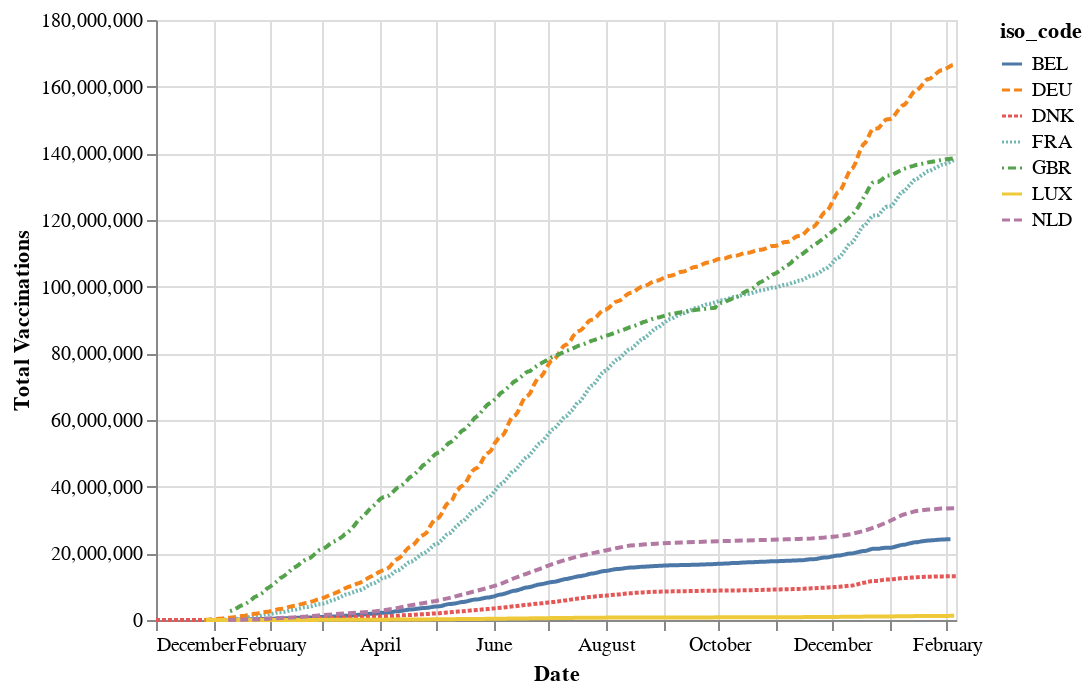

Notebook cell for this chart:
### Code cell
#Lets compare the total date with the total vaccinations per country

MYchart_1 = alt.Chart(final_df).mark_line().encode(
    x=alt.X('date', title='Date'),
    y=alt.Y('total_vaccinations', title='Total Vaccinations'),
    color='iso_code',
    strokeDash='iso_code',
    tooltip=[
            alt.Tooltip('date', title= 'Date'),
            alt.Tooltip('total_vaccinations', title= 'Total Vaccinations')]
)
display(MYchart_1)

### Figure 1 — Vega-Lite specification as saved in the notebook (floating-point values rounded to 4 significant figures; data arrays with more than 128 entries replaced by an {"elided": "..."} marker saying what was removed)
{"config": {"view": {"continuousWidth": 400, "continuousHeight": 300}}, "data": {"name": "data-783a89cb75c8889f6a1b1bf1d7387f23"}, "mark": "line", "encoding": {"color": {"field": "iso_code", "type": "nominal"}, "strokeDash": {"field": "iso_code", "type": "nominal"}, "tooltip": [{"field": "date", "title": "Date", "type": "temporal"}, {"field": "total_vaccinations", "title": "Total Vaccinations", "type": "quantitative"}], "x": {"field": "date", "title": "Date", "type": "temporal"}, "y": {"field": "total_vaccinations", "title": "Total Vaccinations", "type": "quantitative"}}, "$schema": "https://vega.github.io/schema/vega-lite/v4.17.0.json", "datasets": {"data-783a89cb75c8889f6a1b1bf1d7387f23": {"elided": "2453 records"}}}
